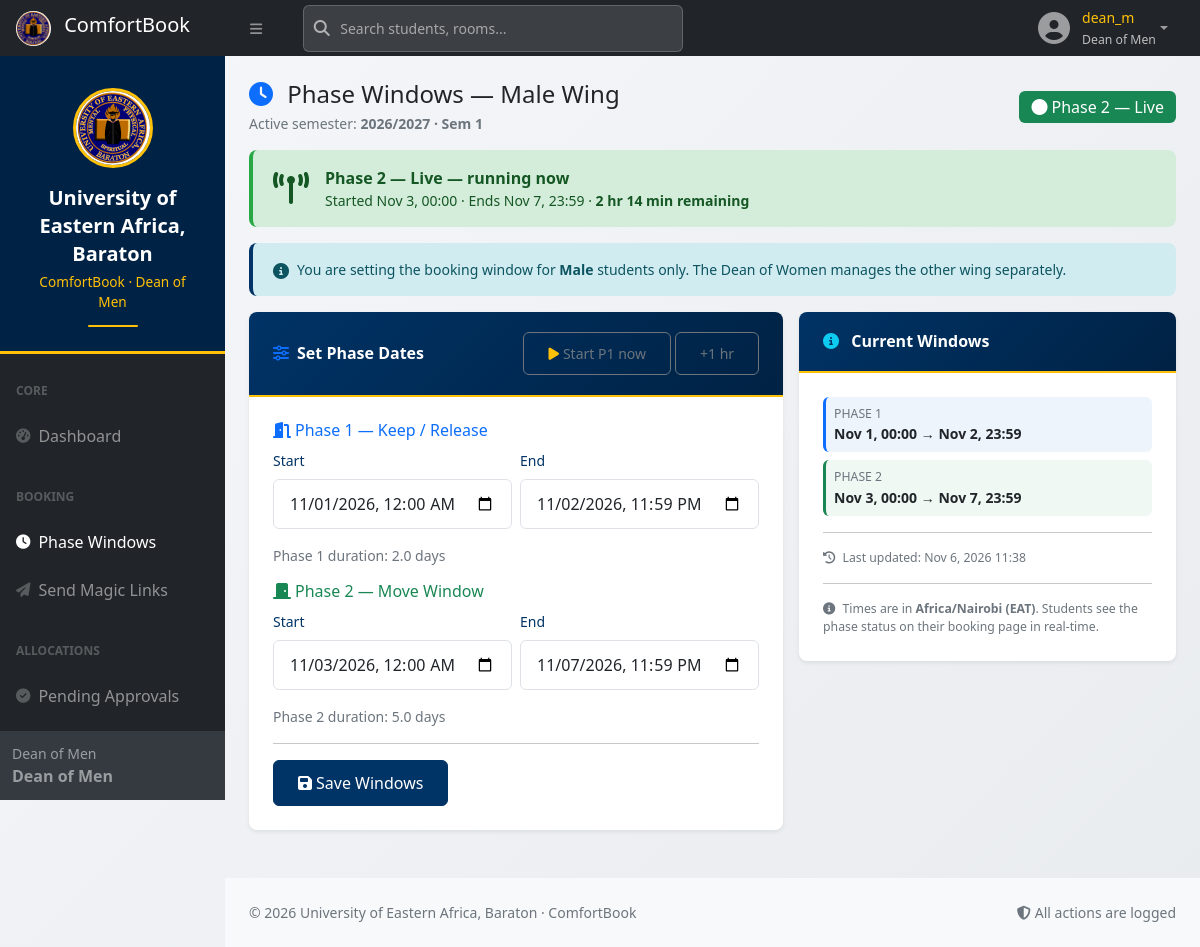
Before: /user/phase_windows.php (signed in) with the older database file.
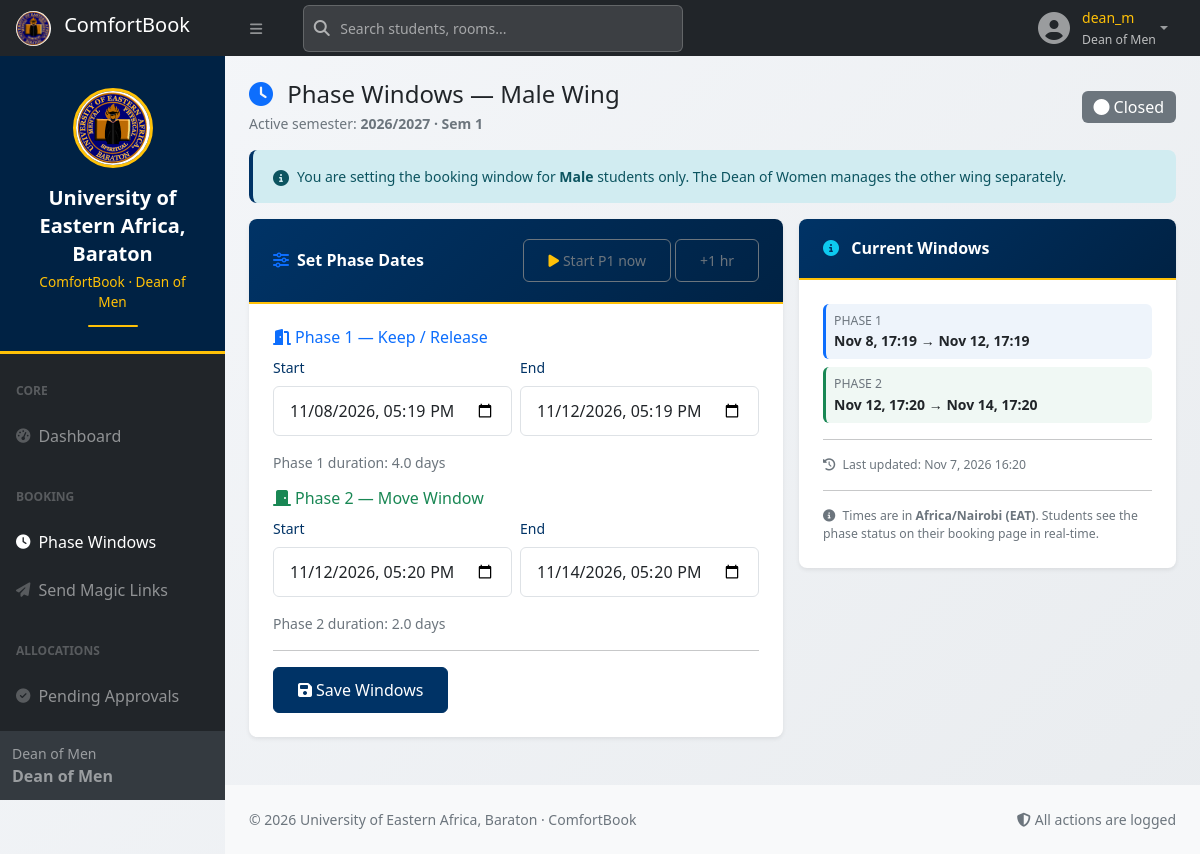
After: the same page with the newer database file.
### tables this page shows
CREATE TABLE `semesters` (
  `id` int(10) UNSIGNED NOT NULL,
  `academic_year` varchar(20) NOT NULL,
  `semester_no` tinyint(3) UNSIGNED NOT NULL,
  `name` varchar(80) NOT NULL,
  `start_date` date NOT NULL,
  `end_date` date NOT NULL,
  `phase1_start` datetime DEFAULT NULL,
  `phase1_end` datetime DEFAULT NULL,
  `phase2_start` datetime DEFAULT NULL,
  `phase2_end` datetime DEFAULT NULL,
  `is_active` tinyint(1) NOT NULL DEFAULT 0,
  `created_at` datetime NOT NULL DEFAULT current_timestamp()
);

CREATE TABLE `semester_windows` (
  `id` int(10) UNSIGNED NOT NULL,
  `semester_id` int(10) UNSIGNED NOT NULL,
  `gender` enum('Male','Female') NOT NULL,
  `phase1_start` datetime DEFAULT NULL,
  `phase1_end` datetime DEFAULT NULL,
  `phase2_start` datetime DEFAULT NULL,
  `phase2_end` datetime DEFAULT NULL,
  `updated_by` int(10) UNSIGNED DEFAULT NULL,
  `updated_at` datetime NOT NULL DEFAULT current_timestamp() ON UPDATE current_timestamp()
);

### includes/config.php (called while the page is built, shortened)
<?php
function get_config(string $key, $default = null) {
    static $cache = null;
    if ($cache === null) {
        $cache = [];
        $pdo = $GLOBALS['pdo'] ?? null;
        if ($pdo) {
            try {
                foreach ($pdo->query("SELECT config_key, config_value FROM config") as $r) {
                    $cache[$r['config_key']] = $r['config_value'];
                }
            } catch (Throwable $e) {}
        }
    }
    return $cache[$key] ?? $default;
}
function active_semester(): ?array {
    static $cache = false;
    if ($cache !== false) return $cache;
    $sid = (int)get_config('active_semester_id', 0);
    $pdo = $GLOBALS['pdo'] ?? null;
    try {
        $stmt = $pdo->prepare("SELECT * FROM semesters WHERE id = ? LIMIT 1");
        $stmt->execute([$sid]);
        $cache = $stmt->fetch() ?: null;
    } catch (Throwable $e) {
        $cache = null;
    }
    return $cache;
}
function semester_window(int $semesterId, string $gender): ?array {
    $pdo = $GLOBALS['pdo'] ?? null;
    try {
        $stmt = $pdo->prepare("
            SELECT * FROM semester_windows
            WHERE semester_id = ? AND gender = ?
            LIMIT 1
        ");
        $stmt->execute([$semesterId, $gender]);
        return $stmt->fetch() ?: null;
    } catch (Throwable $e) {
        return null;
    }
}
function current_phase(?string $gender = null): ?int {
    $sem = active_semester();
    $w = semester_window((int)$sem['id'], $gender);
    $now = date('Y-m-d H:i:s');
    if ($w['phase2_start'] && $w['phase2_end'] && $now >= $w['phase2_start'] && $now <= $w['phase2_end']) return 2;
    return null;
}
function h($v): string {
    return htmlspecialchars((string)$v, ENT_QUOTES, 'UTF-8');
}

### user/phase_windows.php (the view, shortened to what the rows shown need)
<?php
require_once __DIR__ . '/../includes/config.php';
$gender = gender_filter();
$sem    = active_semester();
$win = semester_window((int)$sem['id'], $gender);
function dt_local(?string $v): string {
    return $v ? date('Y-m-d\TH:i', strtotime($v)) : '';
}
$currentPhase = current_phase($gender);
$phaseLabel = match($currentPhase) { 1=>'Phase 1 — Live', 2=>'Phase 2 — Live', default=>'Closed' };
$phaseColor = match($currentPhase) { 1=>'primary', 2=>'success', default=>'secondary' };
$liveEnd   = null;
$liveStart = null;
if ($currentPhase && $win) {
    $liveStart = $currentPhase === 1 ? $win['phase1_start'] : $win['phase2_start'];
    $liveEnd   = $currentPhase === 1 ? $win['phase1_end']   : $win['phase2_end'];
}
$remainingText = '';
if ($liveEnd) {
    $diff = strtotime($liveEnd) - time();
    if ($diff > 0) {
        $days  = floor($diff / 86400);
        $hours = floor(($diff % 86400) / 3600);
        $mins  = floor(($diff % 3600) / 60);
        if ($days > 0)       $remainingText = "$days day" . ($days===1?'':'s') . " $hours hr remaining";
        elseif ($hours > 0)  $remainingText = "$hours hr $mins min remaining";
        else                 $remainingText = "$mins min remaining";
    }
}
?>
<?php include __DIR__ . '/partial/header.php'; ?>
<div id="layoutSidenav">
    <div id="layoutSidenav_content">
        <main class="container-fluid px-4">
            <div class="d-flex flex-wrap justify-content-between align-items-center mt-4 mb-3">
                <div>
                    <h4 class="mb-1">
                    </h4>
                    <p class="text-muted small mb-0">
                        Active semester: <strong><?= h($sem['name']) ?></strong>
                    </p>
                </div>
                <span class="badge bg-<?= $phaseColor ?> fs-6">
                    <i class="fas fa-circle me-1"></i><?= h($phaseLabel) ?>
                </span>
            </div>
            <?php if ($currentPhase): ?>
            <div class="alert alert-<?= $phaseColor ?> d-flex align-items-center">
                <i class="fas fa-broadcast-tower fa-2x me-3"></i>
                <div class="flex-grow-1">
                    <strong><?= h($phaseLabel) ?> — running now</strong>
                    <div class="small">
                        Started <?= date('M j, H:i', strtotime($liveStart)) ?>
                        · Ends <?= date('M j, H:i', strtotime($liveEnd)) ?>
                        <?php if ($remainingText): ?>
                            · <strong><?= h($remainingText) ?></strong>
                        <?php endif; ?>
                    </div>
                </div>
            </div>
            <?php endif; ?>
            <div class="row g-3">
                <div class="col-lg-7">
                    <div class="card border-0 shadow-sm">
                        <div class="card-body">
                            <form method="post" id="phaseForm" novalidate>
                                <div class="row g-2 mb-3">
                                    <div class="col-6">
                                        <label class="form-label small">Start</label>
                                        <input type="datetime-local" name="phase1_start" id="p1s" class="form-control"
                                               value="<?= h(dt_local($win['phase1_start'] ?? null)) ?>">
                                    </div>
                                    <div class="col-6">
                                        <label class="form-label small">End</label>
                                        <input type="datetime-local" name="phase1_end" id="p1e" class="form-control"
                                               value="<?= h(dt_local($win['phase1_end'] ?? null)) ?>">
                                    </div>
                                </div>
                                <div class="row g-2 mb-3">
                                    <div class="col-6">
                                        <label class="form-label small">Start</label>
                                        <input type="datetime-local" name="phase2_start" id="p2s" class="form-control"
                                               value="<?= h(dt_local($win['phase2_start'] ?? null)) ?>">
                                    </div>
                                    <div class="col-6">
                                        <label class="form-label small">End</label>
                                        <input type="datetime-local" name="phase2_end" id="p2e" class="form-control"
                                               value="<?= h(dt_local($win['phase2_end'] ?? null)) ?>">
                                    </div>
                                </div>
                            </form>
                        </div>
                    </div>
                </div>
                <div class="col-lg-5">
                    <div class="card border-0 shadow-sm sticky-top" style="top:80px;">
                        <div class="card-body small">
                            <?php if ($win && $win['phase1_start']): ?>
                                <div class="p-2 rounded mb-2" style="background:#eef4fb;border-left:3px solid #0d6efd;">
                                    <div class="text-uppercase small text-muted">Phase 1</div>
                                    <div class="fw-semibold">
                                        <?= date('M j, H:i', strtotime($win['phase1_start'])) ?>
                                        → <?= date('M j, H:i', strtotime($win['phase1_end'])) ?>
                                    </div>
                                </div>
                            <?php else: ?>
                                <div class="p-2 rounded mb-2 text-muted" style="background:#f8f9fa;">
                                    <i class="fas fa-hourglass me-1"></i>Phase 1 not set
                                </div>
                            <?php endif; ?>
                            <?php if ($win && $win['phase2_start']): ?>
                                <div class="p-2 rounded mb-2" style="background:#f0f8f4;border-left:3px solid #198754;">
                                    <div class="text-uppercase small text-muted">Phase 2</div>
                                    <div class="fw-semibold">
                                        <?= date('M j, H:i', strtotime($win['phase2_start'])) ?>
                                        → <?= date('M j, H:i', strtotime($win['phase2_end'])) ?>
                                    </div>
                                </div>
                            <?php else: ?>
                                <div class="p-2 rounded mb-2 text-muted" style="background:#f8f9fa;">
                                    <i class="fas fa-hourglass me-1"></i>Phase 2 not set
                                </div>
                            <?php endif; ?>
                            <?php if ($win && $win['updated_at']): ?>
                                <hr>
                                <div class="text-muted small">
                                    <i class="fas fa-history me-1"></i>
                                    Last updated: <?= date('M j, Y H:i', strtotime($win['updated_at'])) ?>
                                </div>
                            <?php endif; ?>
                            <hr>
                            <div class="text-muted small">
                                <i class="fas fa-info-circle me-1"></i>
                                Times are in <strong>Africa/Nairobi (EAT)</strong>.
                                Students see the phase status on their booking page in real-time.
                            </div>
                        </div>
                    </div>
                </div>
            </div>
        </main>
<?php include __DIR__ . '/partial/footer.php'; ?>

Changed rows visible on the page:
changed semester_windows: phase1_start "11/01/2026 00:00" → "11/08/2026 17:19"; phase1_end "11/02/2026 23:59" → "11/12/2026 17:19"; phase2_start "11/03/2026 00:00" → "11/12/2026 17:20"; phase2_end "11/07/2026 23:59" → "11/14/2026 17:20"; phase1_start "Nov 1, 00:00" → "Nov 8, 17:19"; phase1_end "Nov 2, 23:59" → "Nov 12, 17:19"; phase2_start "Nov 3, 00:00" → "Nov 12, 17:20"; phase2_end "Nov 7, 23:59" → "Nov 14, 17:20"; updated_at "Nov 6, 2026 11:38" → "Nov 7, 2026 16:20"; phaseLabel "Phase 2 — Live" → (not shown); date('M j, H:i', strtotime($liveStart)) "Nov 3, 00:00" → (not shown); date('M j, H:i', strtotime($liveEnd)) "Nov 7, 23:59" → (not shown); remainingText "2 hr 14 min remaining" → (not shown)
Other visible differences:
$phaseLabel: (not shown) → "Closed"
text written by a page script: "Phase 1 duration: 2.0 days" → "Phase 1 duration: 4.0 days"
text written by a page script: "Phase 2 duration: 5.0 days" → "Phase 2 duration: 2.0 days"
text no longer shown: "— running now Started · Ends ·"
